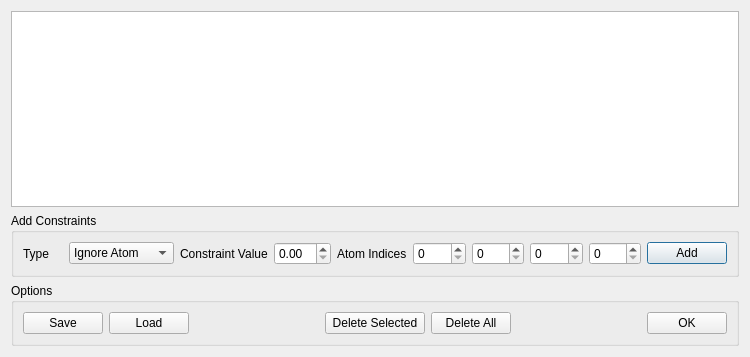
<ui version="4.0" >
 <class>ConstraintsDialog</class>
 <widget class="QDialog" name="ConstraintsDialog" >
  <property name="geometry" >
   <rect>
    <x>0</x>
    <y>0</y>
    <width>750</width>
    <height>357</height>
   </rect>
  </property>
  <property name="windowTitle" >
   <string>Constraints</string>
  </property>
  <layout class="QVBoxLayout" >
   <item>
    <widget class="QTableView" name="ConstraintsTableView" >
     <property name="selectionBehavior" >
      <enum>QAbstractItemView::SelectRows</enum>
     </property>
    </widget>
   </item>
   <item>
    <widget class="QGroupBox" name="groupBox" >
     <property name="title" >
      <string>Add Constraints</string>
     </property>
     <layout class="QHBoxLayout" >
      <item>
       <layout class="QHBoxLayout" >
        <item>
         <widget class="QLabel" name="label" >
          <property name="maximumSize" >
           <size>
            <width>40</width>
            <height>16777215</height>
           </size>
          </property>
          <property name="text" >
           <string>Type</string>
          </property>
         </widget>
        </item>
        <item>
         <widget class="QComboBox" name="comboType" >
          <item>
           <property name="text" >
            <string>Ignore Atom</string>
           </property>
          </item>
          <item>
           <property name="text" >
            <string>Fix Atom</string>
           </property>
          </item>
          <item>
           <property name="text" >
            <string>Fix Atom X</string>
           </property>
          </item>
          <item>
           <property name="text" >
            <string>Fix Atom Y</string>
           </property>
          </item>
          <item>
           <property name="text" >
            <string>Fix Atom Z</string>
           </property>
          </item>
          <item>
           <property name="text" >
            <string>Bond length</string>
           </property>
          </item>
          <item>
           <property name="text" >
            <string>Angle</string>
           </property>
          </item>
          <item>
           <property name="text" >
            <string>Torsion angle</string>
           </property>
          </item>
         </widget>
        </item>
        <item>
         <widget class="QLabel" name="label_2" >
          <property name="text" >
           <string>Constraint Value</string>
          </property>
         </widget>
        </item>
        <item>
         <widget class="QDoubleSpinBox" name="editValue" />
        </item>
        <item>
         <widget class="QLabel" name="label_3" >
          <property name="text" >
           <string>Atom Indices</string>
          </property>
         </widget>
        </item>
        <item>
         <widget class="QSpinBox" name="editA" />
        </item>
        <item>
         <widget class="QSpinBox" name="editB" />
        </item>
        <item>
         <widget class="QSpinBox" name="editC" />
        </item>
        <item>
         <widget class="QSpinBox" name="editD" />
        </item>
        <item>
         <widget class="QPushButton" name="ConstraintsAdd" >
          <property name="text" >
           <string>Add</string>
          </property>
         </widget>
        </item>
       </layout>
      </item>
     </layout>
    </widget>
   </item>
   <item>
    <widget class="QGroupBox" name="groupBox_2" >
     <property name="title" >
      <string>Options</string>
     </property>
     <layout class="QHBoxLayout" >
      <item>
       <layout class="QHBoxLayout" >
        <item>
         <widget class="QPushButton" name="ConstraintsSave" >
          <property name="text" >
           <string>Save</string>
          </property>
         </widget>
        </item>
        <item>
         <widget class="QPushButton" name="ConstraintsLoad" >
          <property name="text" >
           <string>Load</string>
          </property>
         </widget>
        </item>
        <item>
         <spacer>
          <property name="orientation" >
           <enum>Qt::Horizontal</enum>
          </property>
          <property name="sizeHint" >
           <size>
            <width>40</width>
            <height>20</height>
           </size>
          </property>
         </spacer>
        </item>
        <item>
         <widget class="QPushButton" name="ConstraintsDelete" >
          <property name="sizePolicy" >
           <sizepolicy vsizetype="Fixed" hsizetype="Minimum" >
            <horstretch>0</horstretch>
            <verstretch>0</verstretch>
           </sizepolicy>
          </property>
          <property name="minimumSize" >
           <size>
            <width>100</width>
            <height>0</height>
           </size>
          </property>
          <property name="text" >
           <string>Delete Selected</string>
          </property>
         </widget>
        </item>
        <item>
         <widget class="QPushButton" name="ConstraintsDeleteAll" >
          <property name="text" >
           <string>Delete All</string>
          </property>
         </widget>
        </item>
        <item>
         <spacer>
          <property name="orientation" >
           <enum>Qt::Horizontal</enum>
          </property>
          <property name="sizeHint" >
           <size>
            <width>40</width>
            <height>20</height>
           </size>
          </property>
         </spacer>
        </item>
        <item>
         <widget class="QPushButton" name="ConstraintsOK" >
          <property name="text" >
           <string>OK</string>
          </property>
         </widget>
        </item>
       </layout>
      </item>
     </layout>
    </widget>
   </item>
  </layout>
 </widget>
 <resources/>
 <connections/>
</ui>
